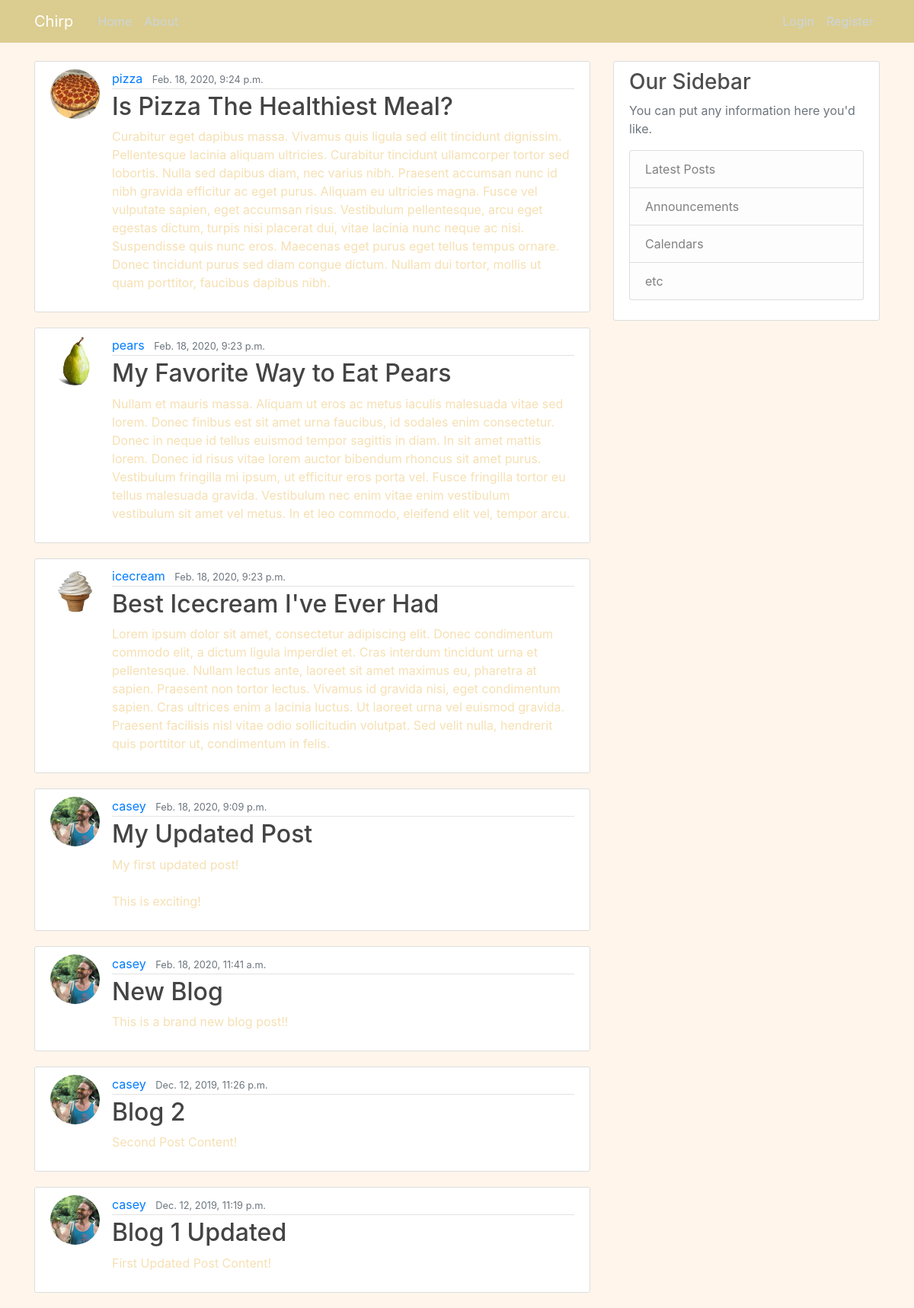
The page / on the database its author committed.
### blog/models.py (models this page shows, shortened)
class Post(models.Model):
    title = models.CharField(max_length=100)
    content = models.TextField()
    date_posted = models.DateTimeField(default=timezone.now)
    author = models.ForeignKey(User, on_delete=models.CASCADE)

### users/models.py (models this page shows, shortened)
class Profile(models.Model):
    user = models.OneToOneField(User, on_delete=models.CASCADE)
    image = models.ImageField(default='default.jpg', upload_to='profile_pics')

### blog/views.py (the view)
# urls.py: path('', PostListView.as_view(), name='blog-home'),
class PostListView(ListView):
    model = Post
    template_name = 'blog/home.html'
    context_object_name = 'posts'
    ordering = ['-date_posted']

### blog/templates/blog/home.html
{% extends "blog/base.html" %}
{% block content %}
  {% for post in posts %}
    <article class="media content-section">
      <img src="{{ post.author.profile.image.url }}" class="rounded-circle article-img">
      <div class="media-body">
        <div class="article-metadata">
          <a class="mr-2" href="#">{{ post.author }}</a>
          <small class="text-muted">{{ post.date_posted }}</small>
        </div>
        <h2><a class="article-title" href="{% url 'post-detail' post.id %}">{{ post.title }}</a></h2>
        <p class="article-content">{{ post.content }}</p>
      </div>
    </article>
  {% endfor %}
{% endblock content %}

### blog/templates/blog/base.html (shortened to what this page needs)
{% load static %}
<!DOCTYPE html>
<html>
  <head>
    <link rel="stylesheet" href="https://maxcdn.bootstrapcdn.com/bootstrap/4.0.0/css/bootstrap.min.css">
    <link rel="stylesheet" type="text/css" href="{% static 'blog/main.css' %}">
  </head>
  <body>
    <header class="site-header">
        <nav class="navbar navbar-expand-md navbar-dark bg-steel fixed-top">
          <div class="container">
            <a class="navbar-brand mr-4" href="{% url 'blog-home' %}">Chirp</a>
            <div class="collapse navbar-collapse" id="navbarToggle">
              <div class="navbar-nav mr-auto">
                <a class="nav-item nav-link" href="{% url 'blog-home' %}">Home</a>
                <a class="nav-item nav-link" href="{% url 'blog-about' %}">About</a>
              </div>
              <div class="navbar-nav">
                {% if user.is_authenticated %}
                  <a class="nav-item nav-link" href="{% url 'profile' %}">Profile</a>
                  <a class="nav-item nav-link" href="{% url 'post-create' %}">New Post</a>
                  <a class="nav-item nav-link" href="{% url 'logout' %}">Logout</a>
                {% else %}
                  <a class="nav-item nav-link" href="{% url 'login' %}">Login</a>
                  <a class="nav-item nav-link" href="{% url 'register' %}">Register</a>
                {% endif %}
              </div>
            </div>
          </div>
        </nav>
      </header>
      <main role="main" class="container">
        <div class="row">
          <div class="col-md-8">
            {% block content %}{% endblock %}
          </div>
          <div class="col-md-4">
            <div class="content-section">
              <h3>Our Sidebar</h3>
              <p class='text-muted'>You can put any information here you'd like.
                <ul class="list-group">
                  <li class="list-group-item list-group-item-light">Latest Posts</li>
                  <li class="list-group-item list-group-item-light">Announcements</li>
                  <li class="list-group-item list-group-item-light">Calendars</li>
                  <li class="list-group-item list-group-item-light">etc</li>
                </ul>
              </p>
            </div>
          </div>
        </div>
      </main>
  </body>
</html>

### blog/static/blog/main.css (style rules this page uses)
body { background: #fff5eb; color: #f6e0b3; margin-top: 5rem; }
h1, h2, h3, h4, h5, h6 { color: #4e4e4e; }
ul { margin: 0; }
.bg-steel { background-color: #dbcc8f; }
.site-header .navbar-nav .nav-link { color: #cbd5db; }
.content-section { background: #ffffff; padding: 10px 20px; border: 1px solid #dddddd; border-radius: 3px; margin-bottom: 20px; }
.article-title { color: #444444; }
.article-content { white-space: pre-line; }
.article-img { height: 65px; width: 65px; margin-right: 16px; }
.article-metadata { padding-bottom: 1px; margin-bottom: 4px; border-bottom: 1px solid #e3e3e3 }

### rows shown on the page
Post: author.profile.image (picture), author "pizza", date_posted "Feb. 18, 2020, 9:24 p.m.", title "Is Pizza The Healthiest Meal?", content "Curabitur eget dapibus massa. Vivamus quis ligula sed elit tincidunt dignissim. Pellentesque lacinia aliquam ultricies. Curabitur tincidunt ullamcorper tortor sed lobortis. Nulla sed dapibus diam, nec varius nibh. Praesent accumsan nunc id nibh gravida efficitur ac eget purus. Aliquam eu ultricies magna. Fusce vel vulputate sapien, eget accumsan risus. Vestibulum pellentesque, arcu eget egestas dictum, turpis nisi placerat dui, vitae lacinia nunc neque ac nisi. Suspendisse quis nunc eros. Maecenas eget purus eget tellus tempus ornare. Donec tincidunt purus sed diam congue dictum. Nullam dui tortor, mollis ut quam porttitor, faucibus dapibus nibh."
Post: author.profile.image (picture), author "pears", date_posted "Feb. 18, 2020, 9:23 p.m.", title "My Favorite Way to Eat Pears", content "Nullam et mauris massa. Aliquam ut eros ac metus iaculis malesuada vitae sed lorem. Donec finibus est sit amet urna faucibus, id sodales enim consectetur. Donec in neque id tellus euismod tempor sagittis in diam. In sit amet mattis lorem. Donec id risus vitae lorem auctor bibendum rhoncus sit amet purus. Vestibulum fringilla mi ipsum, ut efficitur eros porta vel. Fusce fringilla tortor eu tellus malesuada gravida. Vestibulum nec enim vitae enim vestibulum vestibulum sit amet vel metus. In et leo commodo, eleifend elit vel, tempor arcu."
Post: author.profile.image (picture), author "icecream", date_posted "Feb. 18, 2020, 9:23 p.m.", title "Best Icecream I've Ever Had", content "Lorem ipsum dolor sit amet, consectetur adipiscing elit. Donec condimentum commodo elit, a dictum ligula imperdiet et. Cras interdum tincidunt urna et pellentesque. Nullam lectus ante, laoreet sit amet maximus eu, pharetra at sapien. Praesent non tortor lectus. Vivamus id gravida nisi, eget condimentum sapien. Cras ultrices enim a lacinia luctus. Ut laoreet urna vel euismod gravida. Praesent facilisis nisl vitae odio sollicitudin volutpat. Sed velit nulla, hendrerit quis porttitor ut, condimentum in felis."
Post: author.profile.image (picture), author "casey", date_posted "Feb. 18, 2020, 9:09 p.m.", title "My Updated Post", content "My first updated post! This is exciting!"
Post: author.profile.image (picture), author "casey", date_posted "Feb. 18, 2020, 11:41 a.m.", title "New Blog", content "This is a brand new blog post!!"
Post: author.profile.image (picture), author "casey", date_posted "Dec. 12, 2019, 11:26 p.m.", title "Blog 2", content "Second Post Content!"
Post: author.profile.image (picture), author "casey", date_posted "Dec. 12, 2019, 11:19 p.m.", title "Blog 1 Updated", content "First Updated Post Content!"
